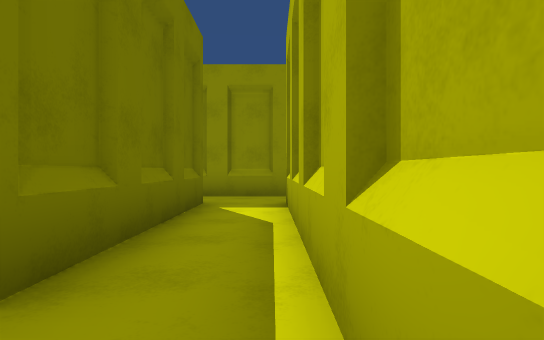
[1] (above)

22 first-person views from a walk through a scene from a Unity 3-D project. The camera is 1.2 m above the floor, looks level and sees 80° across. The floor is counted in squares, 2 m on a side. Each view is taken from the middle of a square. On the plan, view 1 faces up. The plan holds only what a view shows up to about 10 squares ahead; the rest is blank. The place goes on beyond the plan. The player character is not drawn.

[2]
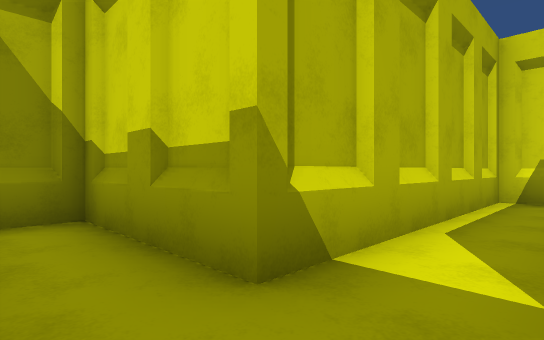

[3]
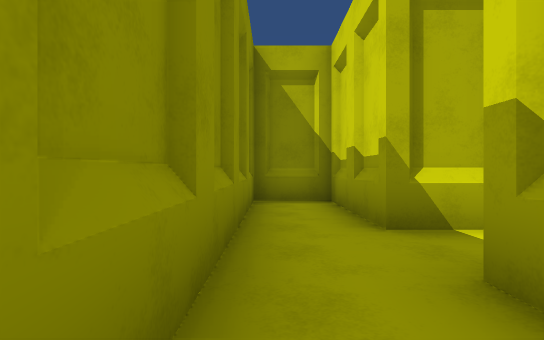

[4]
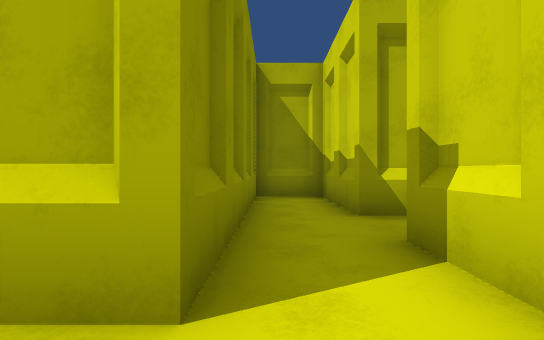

[5]
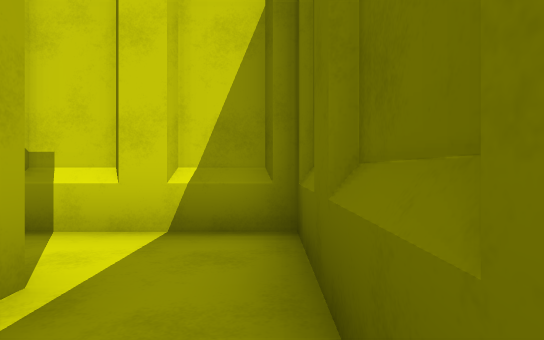

[6]
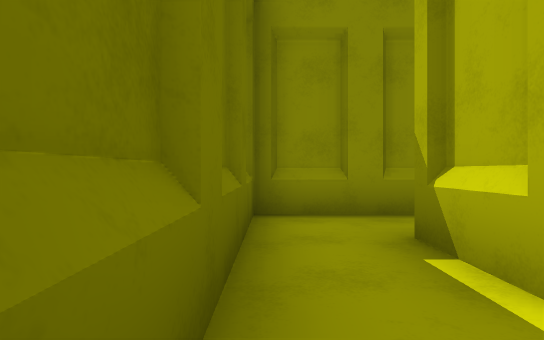

[7]
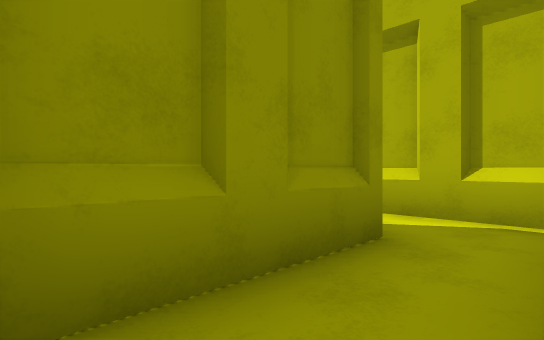

[8]
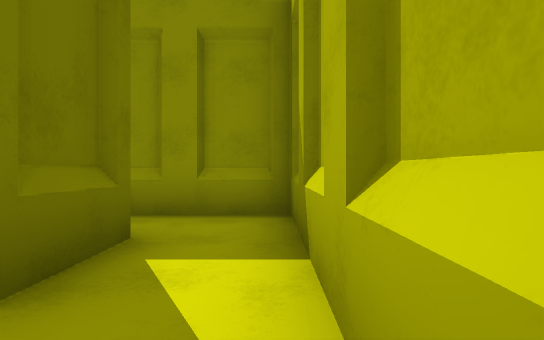

[9]
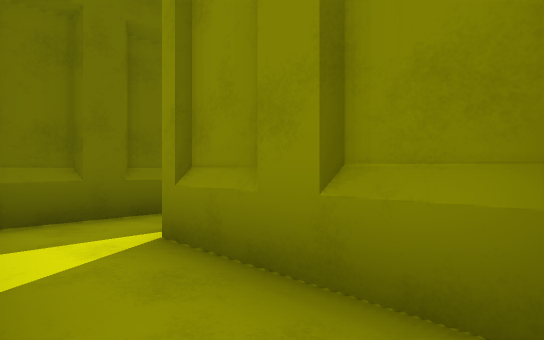

[10]
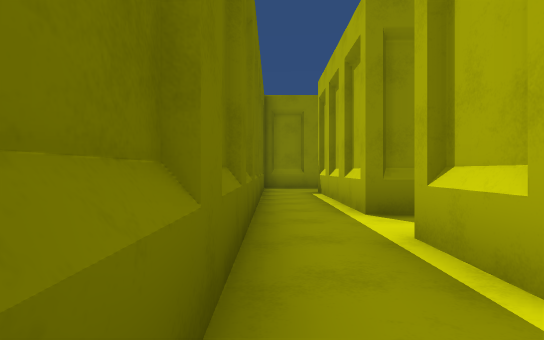

[11]
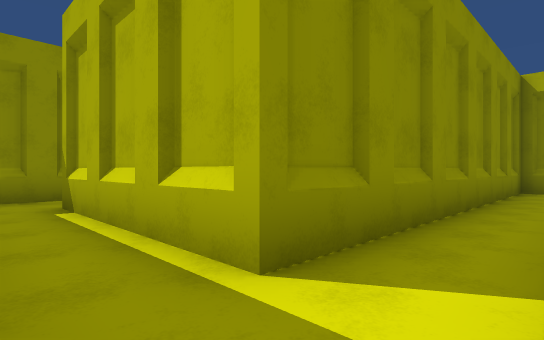

[12]
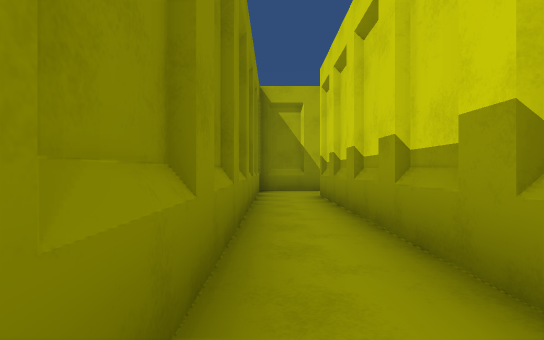

[13]
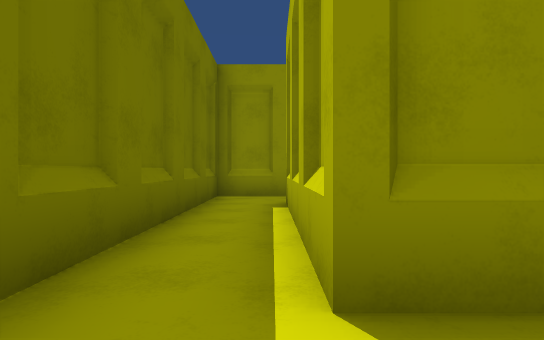

[14]
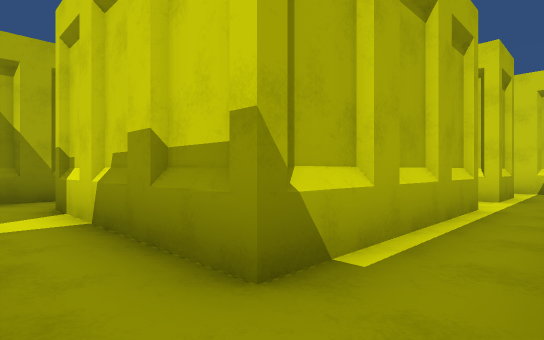

[15]
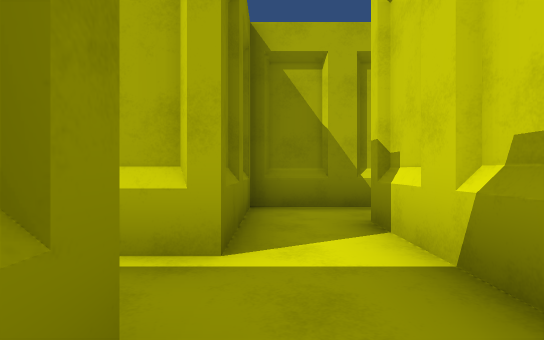

[16]
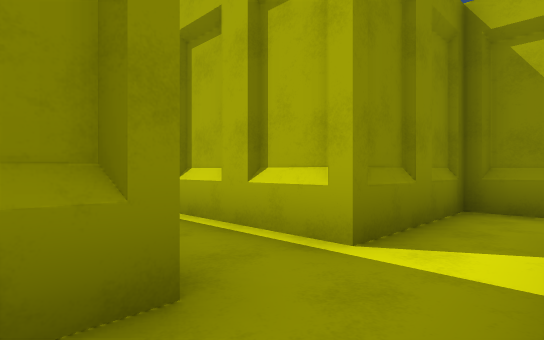

[17]
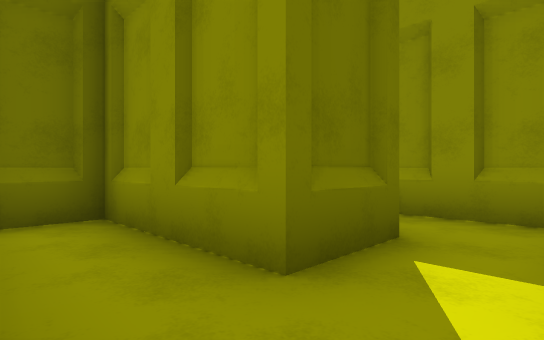

[18]
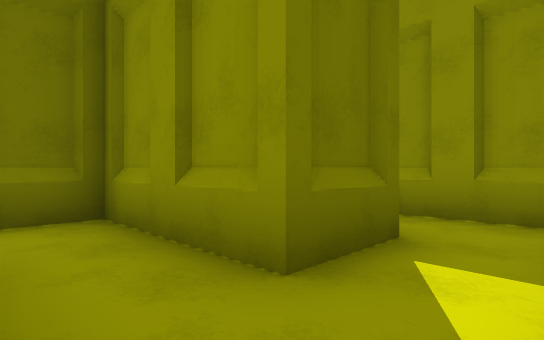

[19]
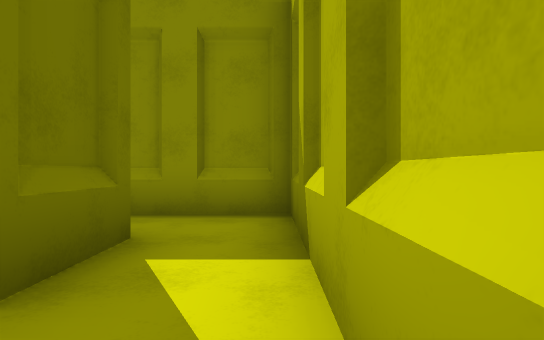

[20]
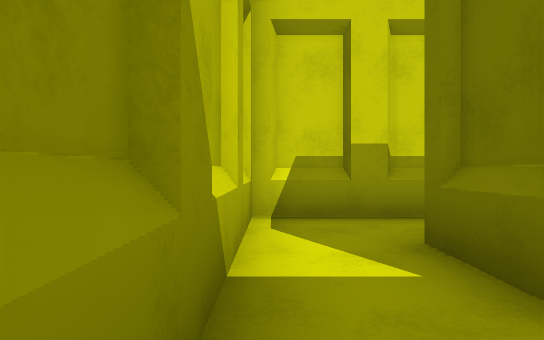

[21]
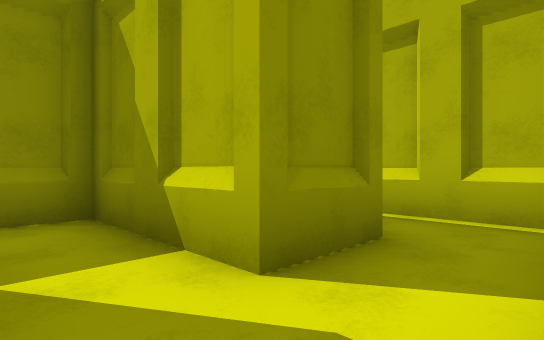

[22]
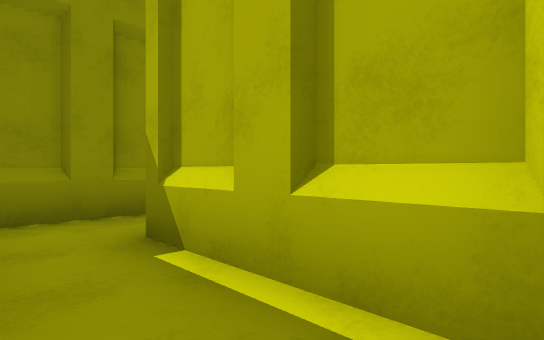

### Floor plan
Ten units are one square. View 1 is at (0, 0); x grows to the right and y downward. Boxes are objects, and circles mark ways between rooms. Rooms are numbered by the first view taken in them; rooms with no view inside come last. Other rooms are left out.
<svg viewBox="-48 -250 123 257">
<path fill="none" stroke="#000" d="M-24 -59 -12 -59 -12 -14M-4 2 3 2 3 -59 33 -59 33 -74 -27 -74M-27 -74 -27 -89M-43 -84 -43 -59 -24 -59M-24 -104 -43 -104 -43 -84M3 -92 3 -114M-12 -119 -12 -104 -24 -104M3 -114 3 -134 -27 -134M-27 -134 -27 -148M-31 -119 -25 -119M-43 -144 -43 -122M-27 -148 48 -148M-11 -224 -43 -224 -43 -144M63 -144 63 -164 -27 -164 -27 -208 -15 -208M18 -208 18 -194 -12 -194 -12 -184M33 -194 33 -204M39 -119 63 -119 63 -144M48 -148 48 -134 35 -134M49 -194 33 -194M63 -180 63 -209M3 -224 3 -245M-15 -208 5 -208M5 -208 18 -208M33 -204 33 -224 3 -224M35 -134 18 -134 18 -124M70 -224 54 -224"/>
<circle cx="-20" cy="-65" r="3" fill="#2a7"/>
<circle cx="-35" cy="-80" r="3" fill="#2a7"/>
<circle cx="-20" cy="-95" r="3" fill="#2a7"/>
<circle cx="-5" cy="-110" r="3" fill="#2a7"/>
<circle cx="-20" cy="-125" r="3" fill="#2a7"/>
<circle cx="-35" cy="-140" r="3" fill="#2a7"/>
<circle cx="55" cy="-140" r="3" fill="#2a7"/>
<circle cx="-20" cy="-215" r="3" fill="#2a7"/>
<circle cx="40" cy="-185" r="3" fill="#2a7"/>
<circle cx="25" cy="-200" r="3" fill="#2a7"/>
<circle cx="40" cy="-125" r="3" fill="#2a7"/>
<circle cx="55" cy="-200" r="3" fill="#2a7"/>
<circle cx="10" cy="-215" r="3" fill="#2a7"/>
<text x="0" y="-50">1</text>
<text x="-40" y="-70">2</text>
<text x="-40" y="-100">3</text>
<text x="-10" y="-100">4</text>
<text x="-10" y="-130">5</text>
<text x="-40" y="-130">6</text>
<text x="-10" y="-160">7</text>
<text x="10" y="-190">8</text>
<text x="50" y="-130">9</text>
<text x="50" y="-190">10</text>
<text x="-10" y="-230">11</text>
<text x="20" y="-220">12</text>
<text x="20" y="-130">13</text>
<text x="50" y="-220">14</text>
</svg>
Room 1 opens to room 2. Room 2 opens to room 3. Room 3 opens to room 4. Room 4 opens to room 5. Room 5 opens to room 6. Room 6 opens to room 7. Room 7 opens to room 9. Room 7 opens to room 11. Room 8 opens to room 10. Room 8 opens to room 12. Room 9 opens to room 13. Room 10 opens to room 14. Room 11 opens to room 12.

Where each view was taken, in squares from view 1:
view 1: 0 up, 0 right, facing up
view 2: 7 up, 1 left, facing down-right
view 3: 7 up, 3 left, facing right
view 4: 7 up, 4 left, facing right
view 5: 9 up, 4 left, facing down
view 6: 6 up, 4 left, facing up
view 7: 9 up, 4 left, facing up-right
view 8: 9 up, 0 right, facing up
view 9: 12 up, 0 right, facing up-left
view 10: 12 up, 4 left, facing up
view 11: 15 up, 4 left, facing up-right
view 12: 16 up, 3 left, facing right
view 13: 15 up, 3 left, facing up
view 14: 22 up, 4 left, facing down-right
view 15: 22 up, 2 left, facing right
view 16: 21 up, 2 left, facing up-right
view 17: 18 up, 3 right, facing up-left
view 18: 12 up, 6 right, facing up-left
view 19: 12 up, 6 right, facing up
view 20: 16 up, 6 right, facing down
view 21: 18 up, 2 right, facing up-right
view 22: 18 up, 5 right, facing up-right
